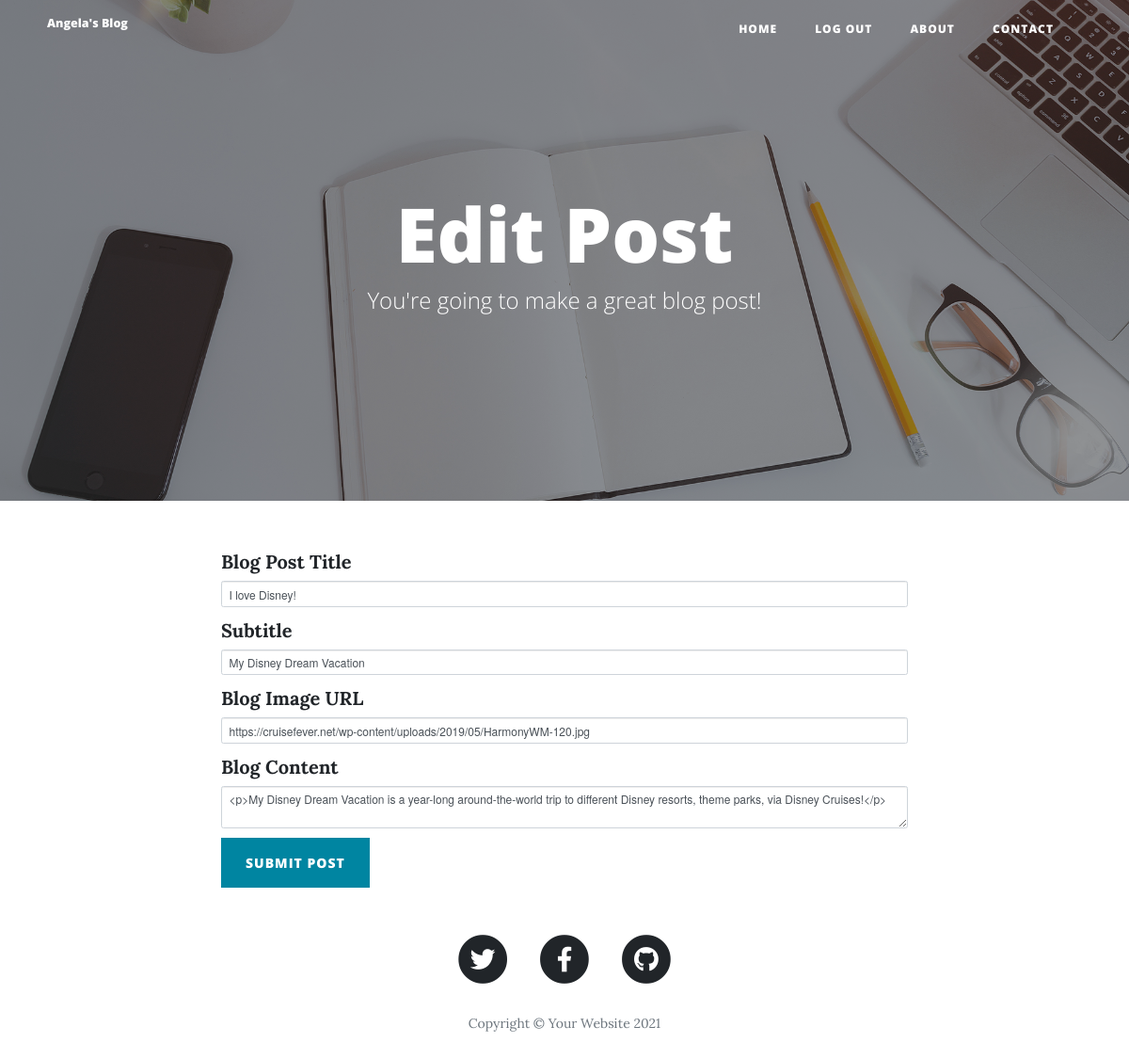
The app's page /edit-post/1 (signed in) with its own data.
### main.py (models this page shows)
class BlogPost(db.Model):
    __tablename__ = "blog_posts"
    id = db.Column(db.Integer, primary_key=True)
    author_id = db.Column(db.Integer, db.ForeignKey("users.id"))
    author = relationship("User", back_populates="blog_posts")
    title = db.Column(db.String(250), unique=True, nullable=False)
    subtitle = db.Column(db.String(250), nullable=False)
    date = db.Column(db.String(250), nullable=False)
    body = db.Column(db.Text, nullable=False)
    img_url = db.Column(db.String(250), nullable=False)
    comments = relationship("Comment", back_populates="parent_post")

### main.py (the view, shortened to what this page needs)
@app.route("/edit-post/<int:post_id>", methods=('GET','POST'))
@admin_only
def edit_post(post_id):
    post = BlogPost.query.get(post_id)
    edit_form = CreatePostForm(
        title=post.title,
        subtitle=post.subtitle,
        img_url=post.img_url,
        author=post.author.name,
        body=post.body
    )
    return render_template("make-post.html", form=edit_form, is_edit=True)

### forms.py
class CreatePostForm(FlaskForm):
    title = StringField("Blog Post Title", validators=[DataRequired()])
    subtitle = StringField("Subtitle", validators=[DataRequired()])
    img_url = StringField("Blog Image URL", validators=[DataRequired(), URL()])
    body = CKEditorField("Blog Content", validators=[DataRequired()])
    submit = SubmitField("Submit Post")

### main.py (called while the page is built)
@login_manager.user_loader
def load_user(user_id):
    return User.query.get(int(user_id))

def admin_only(function):
    @wraps(function)
    def wrapper_function(*args, **kwargs):
        if current_user.email == "adminemail@email.com":
            return function(*args, **kwargs)
        else:
            return abort(403)
    return wrapper_function

### templates/make-post.html (shortened to what this page needs)
{% extends 'bootstrap/base.html' %}
{% import "bootstrap/wtf.html" as wtf %}
{% block content %}
{% include "header.html" %}
  <header class="masthead" style="background-image: url('{{ url_for('static', filename='img/edit-bg.jpg')}}')">
    <div class="overlay"></div>
    <div class="container">
      <div class="row">
        <div class="col-lg-8 col-md-10 mx-auto">
          <div class="page-heading">
            {% if is_edit %}
            <h1>Edit Post</h1>
            {% else %}
            <h1>New Post</h1>
            {% endif %}
            <span class="subheading">You're going to make a great blog post!</span>
          </div>
        </div>
      </div>
    </div>
  </header>
  <div class="container">
    <div class="row">
      <div class="col-lg-8 col-md-10 mx-auto">
        {{ wtf.quick_form(form, novalidate=True, button_map={"submit": "primary"}) }}
      </div>
    </div>
  </div>
{% include "footer.html" %}
{% endblock %}

### templates/header.html (shortened to what this page needs)
<!DOCTYPE html>
<html lang="en">
<head>
  <link href="{{ url_for('static', filename='vendor/bootstrap/css/bootstrap.min.css') }}" rel="stylesheet">
  <link href="{{ url_for('static', filename='vendor/fontawesome-free/css/all.min.css')}}" rel="stylesheet" type="text/css">
  <link href="{{ url_for('static', filename='css/clean-blog.min.css')}}" rel="stylesheet">
</head>
<body>
  <nav class="navbar navbar-expand-lg navbar-light fixed-top" id="mainNav">
    <div class="container">
      <a class="navbar-brand" href="{{url_for('get_all_posts')}}">Angela's Blog</a>
      <div class="collapse navbar-collapse" id="navbarResponsive">
        <ul class="navbar-nav ml-auto">
          <li class="nav-item">
            <a class="nav-link" href="{{ url_for('get_all_posts') }}">Home</a>
          </li>
          {% if current_user.is_authenticated %}
          <li class="nav-item">
            <a class="nav-link" href="{{ url_for('logout') }}">Log Out</a>
          </li>
          {% endif %}
          <li class="nav-item">
            <a class="nav-link" href="{{ url_for('about') }}">About</a>
          </li>
          <li class="nav-item">
            <a class="nav-link" href="{{ url_for('contact') }}">Contact</a>
          </li>
        </ul>
      </div>
    </div>
  </nav>

### templates/footer.html (shortened to what this page needs)
  <footer>
    <div class="container">
      <div class="row">
        <div class="col-lg-8 col-md-10 mx-auto">
          <ul class="list-inline text-center">
            <li class="list-inline-item">
              <a href="#">
                <span class="fa-stack fa-lg">
                  <i class="fas fa-circle fa-stack-2x"></i>
                  <i class="fab fa-twitter fa-stack-1x fa-inverse"></i>
                </span>
              </a>
            </li>
            <li class="list-inline-item">
              <a href="#">
                <span class="fa-stack fa-lg">
                  <i class="fas fa-circle fa-stack-2x"></i>
                  <i class="fab fa-facebook-f fa-stack-1x fa-inverse"></i>
                </span>
              </a>
            </li>
            <li class="list-inline-item">
              <a href="#">
                <span class="fa-stack fa-lg">
                  <i class="fas fa-circle fa-stack-2x"></i>
                  <i class="fab fa-github fa-stack-1x fa-inverse"></i>
                </span>
              </a>
            </li>
          </ul>
          <p class="copyright text-muted">Copyright &copy; Your Website 2021</p>
        </div>
      </div>
    </div>
  </footer>
</body>
</html>

### records on screen
BlogPost: title "I love Disney!", subtitle "My Disney Dream Vacation", img_url "https://cruisefever.net/wp-content/uploads/2019/05/HarmonyWM-120.jpg", body "<p>My Disney Dream Vacation is a year-long around-the-world trip to different Disney resorts, theme parks, via Disney Cruises!</p>"
